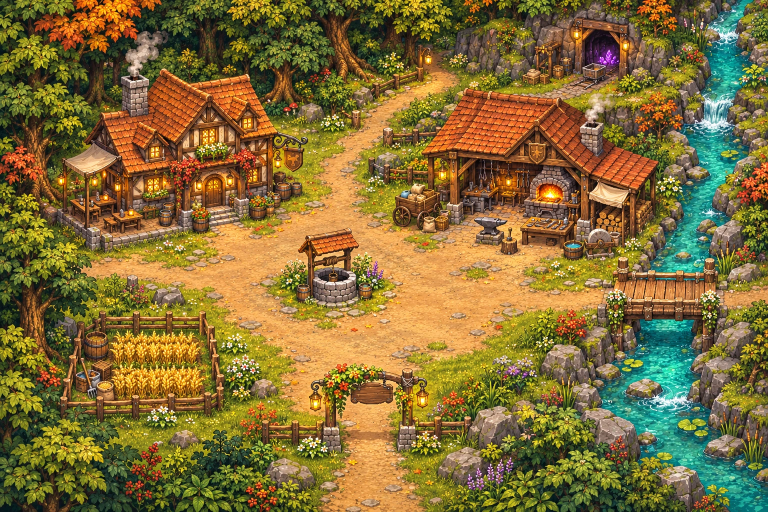
#> input picture src/assets/village.webp, 1536 x 1024 px (shown at 1/2 size)
$ python make-foreground.py
#> lines starting #> are read from the running program, lines starting #| are printed output that depends on the picture
"""Extract an original-pixel foreground layer so actors can pass behind roofs."""
from pathlib import Path
from PIL import Image,ImageDraw
r=Path(__file__).resolve().parents[1]
im=Image.open(r/'src/assets/village.webp').convert('RGBA');mask=Image.new('L',im.size);d=ImageDraw.Draw(mask)
#> after `mask = Image.new('L', im.size)`: mask: PIL image 1536x1024 L; every value is 0
# A front-facing village house and forge are composited above actors behind their footprints.
d.polygon([(126,292),(188,219),(241,200),(241,149),(285,149),(285,202),(384,139),(493,157),(554,271),(596,309),(575,449),(139,465),(110,370)],fill=255)
d.polygon([(845,302),(929,177),(1115,184),(1188,237),(1194,270),(1296,322),(1310,356),(1277,491),(1157,499),(1125,454),(896,470)],fill=255)
layer=Image.new('RGBA',im.size);layer.paste(im,(0,0),mask)
#> after `layer = Image.new('RGBA', im.size)`: layer: PIL image 1536x1024 RGBA; every value is 0
#> after `layer.paste(im, (0, 0), mask)`:
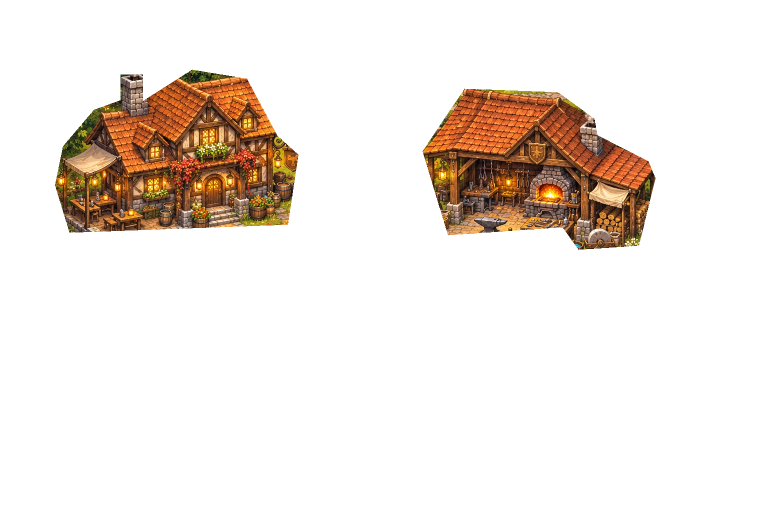
#> layer: PIL image 1536x1024 RGBA (shown at 1/2 size); mean R, G, B, A 21.5, 13.3, 7, 37.5; transparent parts drawn white
assert Image.alpha_composite(im,layer).tobytes()==im.tobytes()
layer.save(r/'src/assets/foreground.png',optimize=True)
